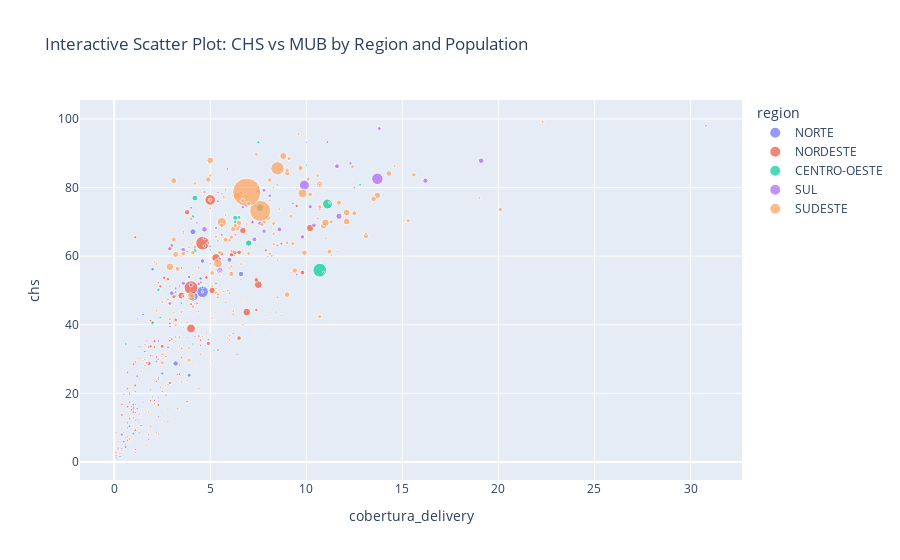

Write notebook code for a chart like this one.
### Code cell
import plotly.express as px

# Example DataFrame
# Replace this with your `df_median`

# Create interactive scatter plot
fig = px.scatter(
    df_median,
    x='cobertura_delivery',
    y='chs',
    color='region',
    size='populacao',
    hover_data={
        'mub': True,
        'chs': True,
        'region': True,
        'populacao': True,
        'uf':True,
        'cidade':True
    },
    title='Interactive Scatter Plot: CHS vs MUB by Region and Population'
)

# Show the plot
fig.show()

### Figure 1 — Plotly figure (JSON) as saved in the notebook; plotly's stock layout.template omitted (floating-point values rounded to 4 significant figures; data arrays with more than 128 entries replaced by an {"elided": "..."} marker saying what was removed)
{"data": [{"customdata": {"elided": "35x5 mixed values"}, "hovertemplate": "region=%{customdata[1]}<br>cobertura_delivery=%{x}<br>chs=%{y}<br>populacao=%{customdata[2]}<br>mub=%{customdata[0]}<br>uf=%{customdata[3]}<br>cidade=%{customdata[4]}<extra></extra>", "legendgroup": "NORTE", "marker": {"color": "#636efa", "size": [131659, 89464, 477071, 130381, 82702, 97978, 1373612, 277352, 105751, 79449, 72796, 112719, 59643, 168672, 70229, 73926, 81227, 86645, 107900, 379560, 1776339, 221849, 108669, 221184, 88410, 149806, 93083, 401716, 68643, 323107, 99793, 270484, 68199, 91858, 72049], "sizemode": "area", "sizeref": 26200.0, "symbol": "circle"}, "mode": "markers", "name": "NORTE", "orientation": "v", "showlegend": true, "type": "scatter", "x": [0.4, 1.5, 4.1, 2.5, 2.9, 1, 4.1, 3, 1, 0.3, 2.2, 0.6, 0.5, 2, 1.3, 1.2, 0.1, 0.2, 3.2, 3.2, 4.6, 3.9, 1.2, 4.1, 1.6, 4.5, 0.2, 6.6, 0.7, 6, 0.8, 4.6, 0.3, 0.5, 0.8], "xaxis": "x", "y": [8, 43, 67.1, 25.8, 39.5, 8.25, 48.3, 49.2, 16.7, 1.62, 29.28, 4.36, 19.7, 56.2, 8.44, 15.6, 1.15, 4, 48.4, 28.7, 49.6, 25.29, 25.01, 47.4, 32.19, 53.5, 3.8, 54.8, 11.4, 58.93, 10.4, 58.6, 2.2, 5.9, 20.1], "yaxis": "y"}, {"customdata": {"elided": "136x5 mixed values"}, "hovertemplate": "region=%{customdata[1]}<br>cobertura_delivery=%{x}<br>chs=%{y}<br>populacao=%{customdata[2]}<br>mub=%{customdata[0]}<br>uf=%{customdata[3]}<br>cidade=%{customdata[4]}<extra></extra>", "legendgroup": "NORDESTE", "marker": {"color": "#EF553B", "size": {"elided": "136 int values"}, "sizemode": "area", "sizeref": 26200.0, "symbol": "circle"}, "mode": "markers", "name": "NORDESTE", "orientation": "v", "showlegend": true, "type": "scatter", "x": {"elided": "136 float values"}, "xaxis": "x", "y": {"elided": "136 float values"}, "yaxis": "y"}, {"customdata": {"elided": "33x5 mixed values"}, "hovertemplate": "region=%{customdata[1]}<br>cobertura_delivery=%{x}<br>chs=%{y}<br>populacao=%{customdata[2]}<br>mub=%{customdata[0]}<br>uf=%{customdata[3]}<br>cidade=%{customdata[4]}<extra></extra>", "legendgroup": "CENTRO-OESTE", "marker": {"color": "#00cc96", "size": [158648, 328542, 457182, 52404, 2492110, 78479, 66960, 772160, 82818, 54934, 94978, 544591, 188178, 95452, 57208, 1287441, 89349, 81881, 162988, 96330, 76129, 70868, 165703, 187052, 59583, 83744, 108120, 60967, 79073, 96089, 102471, 133541, 250282], "sizemode": "area", "sizeref": 26200.0, "symbol": "circle"}, "mode": "markers", "name": "CENTRO-OESTE", "orientation": "v", "showlegend": true, "type": "scatter", "x": [2.3, 6.3, 4.2, 4.1, 10.7, 0.9, 10, 7.6, 4.7, 2, 2.4, 7, 6.5, 3.5, 1.5, 11.1, 3.5, 3.8, 2, 0.6, 1.3, 5.2, 4.1, 6.3, 2, 5, 12.8, 3.2, 4.1, 4.6, 5.3, 7.5, 4.2], "xaxis": "x", "y": [50.2, 71.16, 76.95, 48.2, 55.9, 15.22, 86.5, 74.1, 63, 40, 42.1, 63.8, 71.3, 46.3, 26.18, 75.2, 56.56, 61.4, 40.6, 34.4, 33.57, 32.53, 71.55, 70, 18.9, 61.8, 80.8, 36.5, 34.4, 50.9, 52, 93.2, 61.54], "yaxis": "y"}, {"customdata": {"elided": "96x5 mixed values"}, "hovertemplate": "region=%{customdata[1]}<br>cobertura_delivery=%{x}<br>chs=%{y}<br>populacao=%{customdata[2]}<br>mub=%{customdata[0]}<br>uf=%{customdata[3]}<br>cidade=%{customdata[4]}<extra></extra>", "legendgroup": "SUL", "marker": {"color": "#ab63fa", "size": [71290, 103464, 196935, 117730, 101784, 57574, 115922, 112058, 100154, 102876, 55922, 304770, 102903, 68339, 77283, 114299, 59970, 94197, 64185, 56482, 105320, 84658, 321385, 50739, 57373, 276091, 64314, 420629, 178059, 65719, 215024, 64448, 187345, 60063, 1724558, 93302, 80170, 61461, 80045, 412505, 252496, 73829, 54894, 254209, 93859, 161652, 54631, 75774, 52324, 52050, 176797, 136283, 504807, 152285, 71592, 498326, 349047, 55297, 61574, 249862, 134444, 136765, 78855, 179483, 70451, 315212, 114835, 85647, 303366, 1349109, 58015, 189894, 56066, 114068, 252533, 64027, 77987, 73585, 71469, 58027, 200370, 261178, 209214, 73636, 127778, 84651, 51478, 68629, 111707, 94464, 97461, 53204, 118894, 58569, 61495, 232408], "sizemode": "area", "sizeref": 26200.0, "symbol": "circle"}, "mode": "markers", "name": "SUL", "orientation": "v", "showlegend": true, "type": "scatter", "x": [0.8, 3.2, 3, 4, 5.9, 6.6, 5.6, 2.8, 30.8, 9.3, 9.2, 8.6, 3, 1.7, 1.3, 5.4, 2.3, 8.5, 10, 8, 4.7, 6.3, 11.6, 1.3, 2.3, 10.4, 1.5, 4.7, 5.5, 10.9, 6.5, 2.3, 6.7, 1.3, 13.7, 2.3, 5.4, 4.2, 10.8, 19.1, 7.8, 2.2, 2.3, 6.9, 3.5, 3.9, 2, 2.3, 3.4, 1.1, 8.1, 8.7, 5.5, 4.4, 5, 11.7, 16.2, 3.8, 10, 10.2, 12.3, 5.3, 3.6, 7.5, 1.2, 7.3, 11.1, 5.4, 7.6, 9.9, 1.4, 4, 3.8, 4.3, 3.6, 3.4, 1, 1.9, 1.1, 1.3, 13.8, 9.8, 7.8, 6.2, 7.2, 12.5, 2.8, 6.4, 9.5, 4.3, 5, 1.1, 2.9, 0.2, 0.4, 3.6], "xaxis": "x", "y": [17.4, 50.6, 63.1, 74.1, 85.4, 53.2, 66.2, 33.4, 98, 75.35, 55.3, 67.8, 35.79, 35.3, 13.8, 76, 13.2, 63.1, 93.2, 59.9, 65.2, 66.3, 86.2, 18.7, 24.7, 69, 17.43, 67.8, 59.2, 55.3, 68.7, 18.7, 74.3, 14, 82.55, 35.3, 78.6, 36.59, 74.2, 87.8, 67.3, 23.5, 17.8, 74.7, 23.3, 53.9, 30.9, 29.9, 51.1, 16.8, 77.6, 63.68, 55.8, 51.9, 57.8, 71.61, 82, 46.96, 61.1, 74.4, 87.07, 68.2, 67.1, 79, 41.7, 64.9, 93.3, 64.4, 69.6, 80.7, 26.7, 51.6, 36.35, 46.2, 61.9, 28.23, 16, 31, 14.4, 11.42, 97.2, 65.6, 79.2, 37.43, 70, 80, 28.3, 31.3, 54.61, 69.71, 62.8, 29.29, 40.4, 5.9, 3.96, 52.1], "yaxis": "y"}, {"customdata": {"elided": "229x5 mixed values"}, "hovertemplate": "region=%{customdata[1]}<br>cobertura_delivery=%{x}<br>chs=%{y}<br>populacao=%{customdata[2]}<br>mub=%{customdata[0]}<br>uf=%{customdata[3]}<br>cidade=%{customdata[4]}<extra></extra>", "legendgroup": "SUDESTE", "marker": {"color": "#FFA15A", "size": {"elided": "229 int values"}, "sizemode": "area", "sizeref": 26200.0, "symbol": "circle"}, "mode": "markers", "name": "SUDESTE", "orientation": "v", "showlegend": true, "type": "scatter", "x": {"elided": "229 float values"}, "xaxis": "x", "y": {"elided": "229 float values"}, "yaxis": "y"}], "layout": {"legend": {"itemsizing": "constant", "title": {"text": "region"}, "tracegroupgap": 0}, "title": {"text": "Interactive Scatter Plot: CHS vs MUB by Region and Population"}, "xaxis": {"anchor": "y", "domain": [0, 1], "title": {"text": "cobertura_delivery"}}, "yaxis": {"anchor": "x", "domain": [0, 1], "title": {"text": "chs"}}}}
